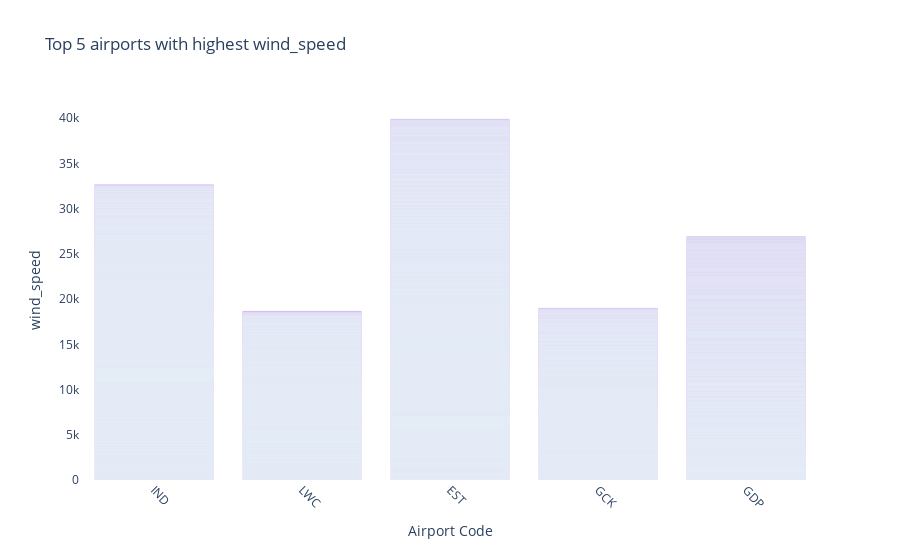

Source (notebook cell):
### Markdown cell above
Top X of `feature` for `airport`

### Code cell
def plotTopX(feature, x=5, ascending=False):
    # Group by 'airport_code' and select the X highest or lowest values
    # according to feature
    grouped_data = data.groupby('airport_code').agg({feature: 'max'}).reset_index()
    sorted_data = grouped_data.sort_values(by=feature, ascending=ascending).head(x)
    
    # Retrieve data for selected airports
    top_x = data[data['airport_code'].isin(sorted_data['airport_code'])]

    # Sort data in descending order
    top_x = top_x.sort_values(by=feature, ascending=not ascending)

    # Creating interactive graphics with Plotly
    fig = px.bar(top_x, x='airport_code', y=feature, 
                 title=f'Top {x} airports with {"lowest" if ascending else "highest"} {feature}',
                 labels={'airport_code': 'Airport Code', 'y': feature})
    
    # Modify the angle of x-axis labels
    fig.update_xaxes(tickangle=45)
    
    # Change the color of bars and chart background
    fig.update_traces(marker_color='darkviolet')
    fig.update_layout(plot_bgcolor='white')

    fig.show()

plotTopX('wind_speed', x=5)

### Figure 1 — Plotly figure (JSON) as saved in the notebook; plotly's stock layout.template omitted (floating-point values rounded to 4 significant figures; data arrays with more than 128 entries replaced by an {"elided": "..."} marker saying what was removed)
{"data": [{"alignmentgroup": "True", "hovertemplate": "Airport Code=%{x}<br>wind_speed=%{y}<extra></extra>", "legendgroup": "", "marker": {"color": "darkviolet", "pattern": {"shape": ""}}, "name": "", "offsetgroup": "", "orientation": "v", "showlegend": false, "textposition": "auto", "type": "bar", "x": {"elided": "22395 str values"}, "xaxis": "x", "y": {"elided": "22395 float values"}, "yaxis": "y"}], "layout": {"barmode": "relative", "legend": {"tracegroupgap": 0}, "plot_bgcolor": "white", "title": {"text": "Top 5 airports with highest wind_speed"}, "xaxis": {"anchor": "y", "domain": [0, 1], "tickangle": 45, "title": {"text": "Airport Code"}}, "yaxis": {"anchor": "x", "domain": [0, 1], "title": {"text": "wind_speed"}}}}
